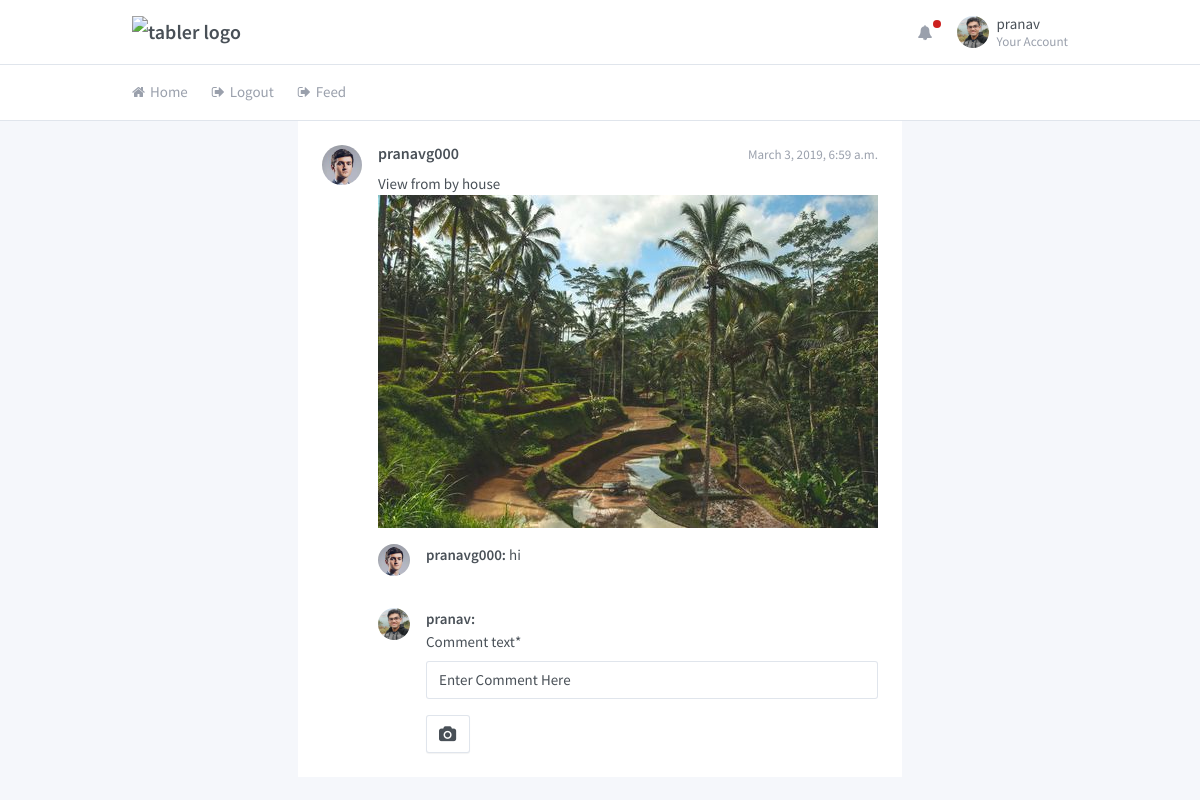
Screenshot of / (signed in) with the database file from the repository.
### core/models.py (models this page shows, shortened)
class Profile(models.Model):
	user = models.OneToOneField(User, on_delete= models.CASCADE)
	profile_photo = models.FileField(default='default.jpg', upload_to='profile_photos')
	status_info = models.CharField(default="Enter status", max_length=1000)

class Following(models.Model):
	user = models.ForeignKey(User,on_delete = models.CASCADE,null=True)
	following_user = models.CharField(max_length=100,null=True)

class Post(models.Model):
	user = models.ForeignKey(User,on_delete = models.CASCADE,null=True)
	created_at = models.DateTimeField(auto_now_add=True)
	post_text = models.CharField(max_length=2000)
	post_picture = models.FileField(default="default.jpg",upload_to='post_picture')

class Comment(models.Model):
	post = models.ForeignKey(Post,on_delete = models.CASCADE)
	user = models.ForeignKey(User,on_delete = models.CASCADE,null=True)
	comment_text = models.CharField(default="Enter Comment Here",max_length=2000)

### core/views.py (the view)
# urls.py: path('', user_views.feed, name='home'),
def feed(request):
	post_all = Post.objects.order_by('created_at').reverse()
	comment_form = CreateComment()
	context = {
	'post_all' : post_all,
	'comment_form':comment_form,
	}
	return render(request,'core/feed.html',context)

### core/forms.py
class CreateComment(forms.ModelForm):
	class Meta:
		model = Comment
		fields = ['comment_text']

### core/templates/core/feed.html (shortened to what this page needs)
{%load static %}
{% load crispy_forms_tags %}
<!doctype html>
<html lang="en" dir="ltr">
  <head>
    <link rel="stylesheet" href="https://maxcdn.bootstrapcdn.com/font-awesome/4.7.0/css/font-awesome.min.css">
    <link href="{%static 'core/dashboard.css'%}" rel="stylesheet" />
  </head>
  <body class="">
    <div class="page">
      <div class="page-main">
        <div class="header py-4">
          <div class="container">
            <div class="d-flex">
              <a class="header-brand" href="./index.html">
                <img src="./demo/brand/tabler.svg" class="header-brand-img" alt="tabler logo">
              </a>
              <div class="d-flex order-lg-2 ml-auto">
                <div class="dropdown d-none d-md-flex">
                  <a class="nav-link icon" data-toggle="dropdown">
                    <i class="fa fa-bell"></i>
                    <span class="nav-unread"></span>
                  </a>
                </div>
                <div class="dropdown">
                  <a href="{%url 'profile' user.username%}" class="nav-link pr-0 leading-none" data-toggle="dropdown">
                    <span class="avatar" style="background-image: url({{user.profile.profile_photo.url}})"></span>
                    <span class="ml-2 d-none d-lg-block">
                      <span class="text-default">{{user.username}}</span>
                      <small class="text-muted d-block mt-1">Your Account</small>
                    </span>
                  </a>
                </div>
              </div>
            </div>
          </div>
        </div>
        <div class="header collapse d-lg-flex p-0" id="headerMenuCollapse">
          <div class="container">
            <div class="row align-items-center">
              <div class="col-lg order-lg-first">
                <ul class="nav nav-tabs border-0 flex-column flex-lg-row">
                  <li class="nav-item">
                    <a href="" class="nav-link"><i class="fa fa-home"></i> Home</a>
                  </li>
                  <li class="nav-item">
                    <a href="{%url 'logout'%}" class="nav-link"><i class="fa fa-sign-out"></i> Logout</a>
                  </li>
                  <li class="nav-item">
                    <a href="{%url 'feed'%}" class="nav-link"><i class="fa fa-sign-out"></i> Feed</a>
                  </li>
                </ul>
              </div>
            </div>
          </div>
        </div>
<ul class="list-group card-list-group align-items-center">
				{%for posts in post_all%}
					{%for x in user.following_set.all%}
						{%if x.following_user == posts.user.username%}
                    <li class="list-group-item py-5">
                      <div class="media">
                        <div class="media-object avatar avatar-md mr-4" style="background-image: url({{posts.user.profile.profile_photo.url}})"></div>
                        <div class="media-body">
                          <div class="media-heading">
                            <small class="float-right text-muted">{{posts.created_at}}</small>
                            <h5>{{posts.user.username}}</h5>
                          </div>
                          <div class="media-body">
                            {{posts.post_text}}
                          </div>
                          <div>
                            <img src="{{posts.post_picture.url}}" style="max-width: 500px">
                          </div>
                          <ul class="media-list">
                            {%for comment in posts.comment_set.all%}
                            <li class="media mt-4">
                              <div class="media-object avatar mr-4" style="background-image: url({{comment.user.profile.profile_photo.url}})"></div>
                              <div class="media-body">
                                <strong>{{comment.user.username}}: </strong>
                                {{comment.comment_text}}
                              </div>
                            </li>
                            {%endfor%}
                            <li class="media mt-4">
                              <div class="media-object avatar mr-4" style="background-image: url({{user.profile.profile_photo.url}})"></div>
                              <div class="media-body">
                                <strong>{{user.username}}: </strong>
                                <form action="{% url 'commentweb' posts.user.username posts.pk%}" method="POST">
                                  {{comment_form|crispy}}
                                      <button type="submit" class="btn btn-secondary">
                                        <i class="fa fa-camera"></i>
                                      </button>
                                </form>
                              </div>
                            </li>
                          </ul>
                        </div>
                      </div>
                    </li>
                    {%endif%}
                    {%endfor%}
                    {%endfor%}
                  </ul>

### rows the page displays
Post: created_at "March 3, 2019, 6:59 a.m.", user.username "pranavg000", post_text "View from by house"
Following: user.profile.profile_photo (picture), post_picture (picture), profile.profile_photo (picture), comment_text "Enter Comment Here"
Comment: user.profile.profile_photo (picture), user.username "pranavg000", comment_text "hi"

### other values shown
{{ user.username }} "pranav"
